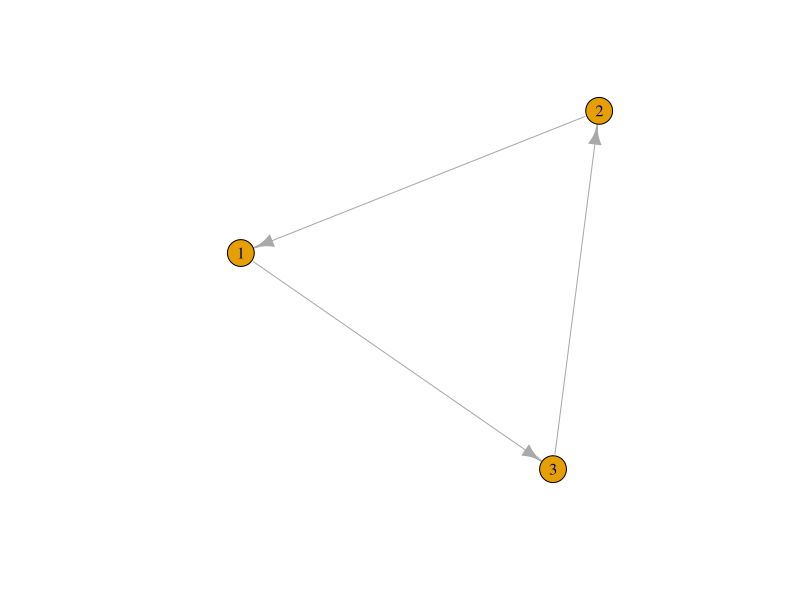
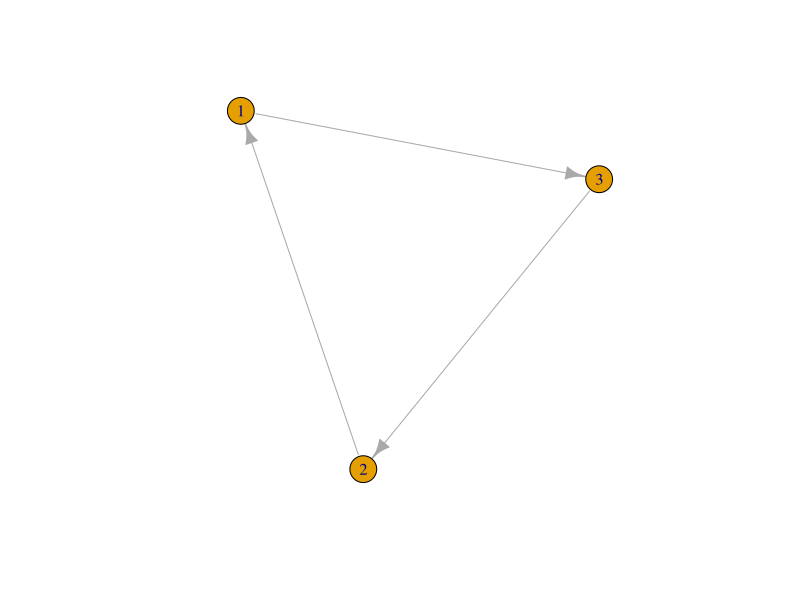
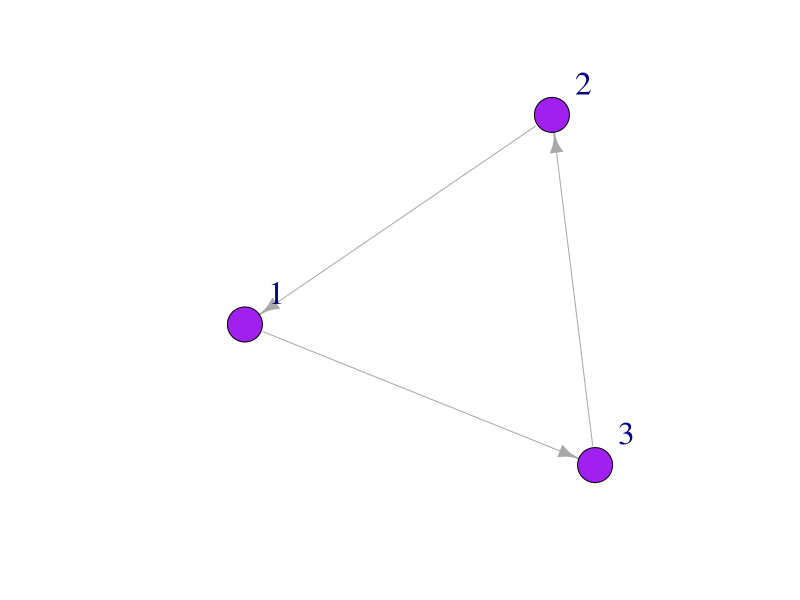
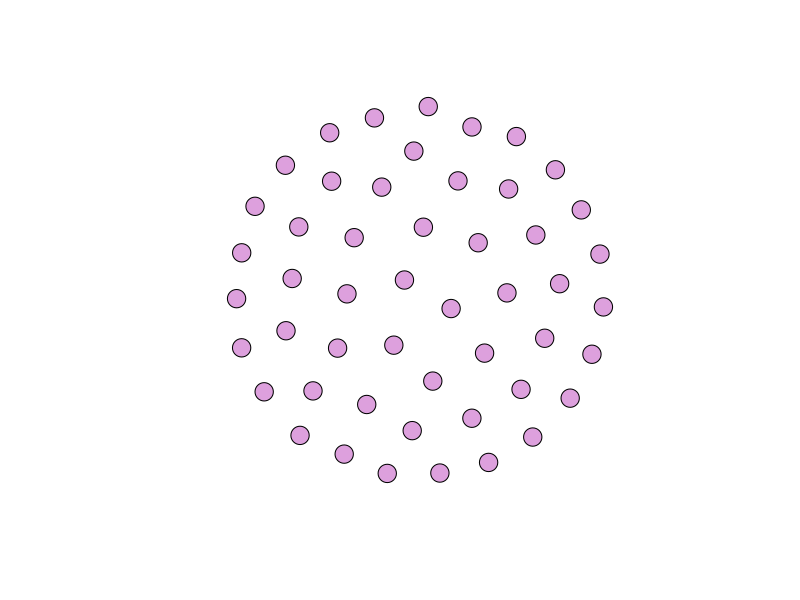
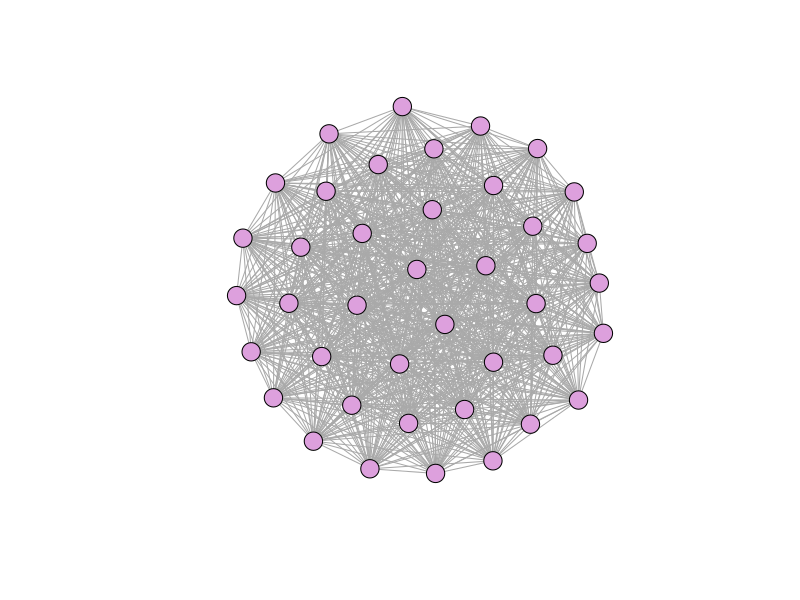
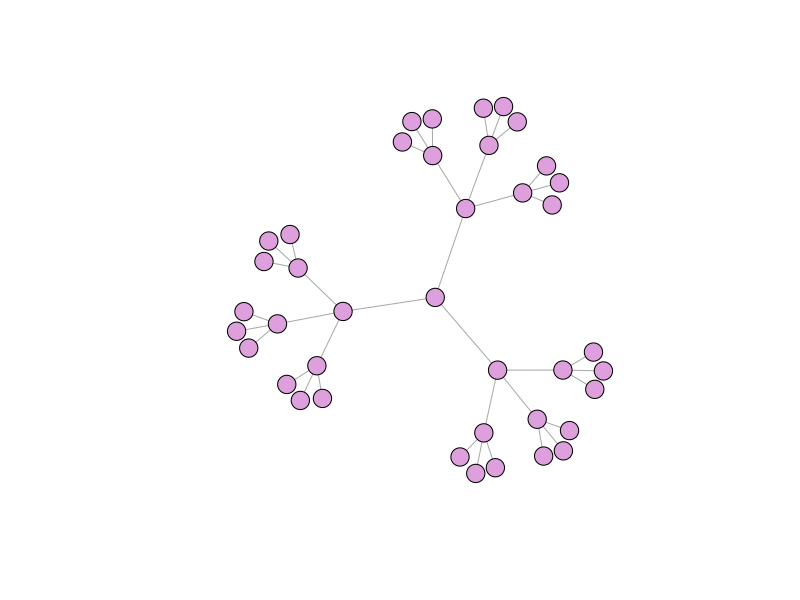
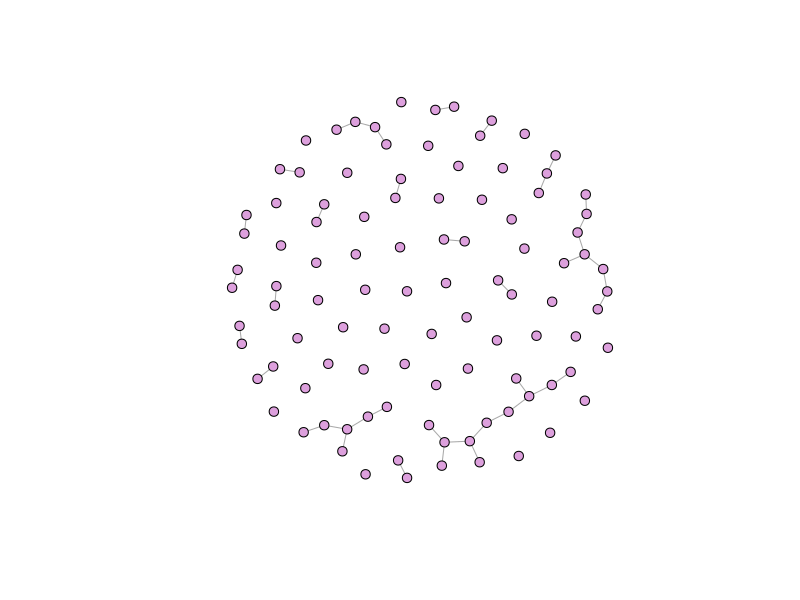
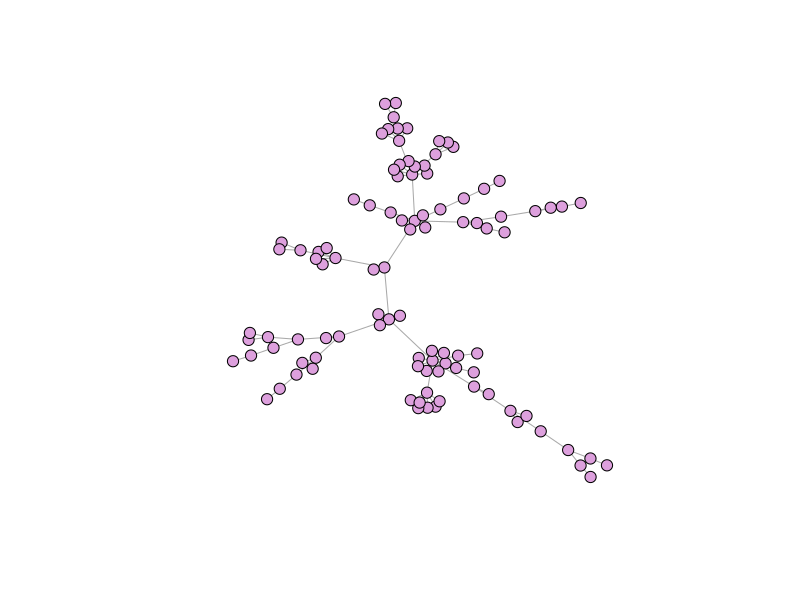

Here is the R script that generated these plots, in order:
## ---- chunk 1
library(igraph)
## ---- chunk 2
mat1 <- matrix(c(0, 1, 0, 0, 0, 1, 1,0, 0), nrow=3, ncol=3) ### matrix function 
mat1
## ---- chunk 3
mat2 <- graph_from_adjacency_matrix(mat1)
plot(mat2, edge.arrow.size = 1) ## set the size of the arrows 
## ---- chunk 4
mat3 <- graph( edges=c(1,3, 3,2, 2,1), n=3, directed=T ) # use graph function and list edges 
plot(mat3, edge.arrow.size = 1)
## ---- chunk 5
plot(mat3, edge.arrow.size = 1, vertex.color = "purple", vertex.size = 20, vertex.label.cex = 2, vertex.label.dist = 3.5)

## ---- chunk 6
eg <- make_empty_graph(50)
plot(eg, vertex.size=10, vertex.label=NA, vertex.color = "plum")
eg
## ---- chunk 7
fg <- make_full_graph(40)
plot(fg, vertex.size=10, vertex.label=NA, vertex.color = "plum")
fg
## ---- chunk 8
tr <- make_tree(40, children = 3, mode = "undirected")
plot(tr, vertex.size=10, vertex.label=NA, vertex.color = "plum") 
## ---- chunk 9
er <- sample_gnm(n=100, m=40) 
plot(er, vertex.size=5, vertex.label=NA, vertex.color = "plum")  
## ---- chunk 10
ba <-  sample_pa(n=100, power=1, m=1,  directed=F)
plot(ba, vertex.size=6, vertex.label=NA, vertex.color = "plum")
## ---- chunk 11
Nodelist <- data.frame(
                    Names =c("Jim", "Carole", "Joe", "Michelle", "Jen", "Pete", "Paul", "Tim", 
                            "Jess", "Mark", "Jill", "Cam", "Kate") ,
                    YearsFarming = c(8.5, 6.5, 4, 1, 3, 10, 5, 5, 5, 1, 1, 6, 6) , 
                    Age = c(22, 31, 25, 21, 22, 35, 42, 27, 26, 33, 26, 28, 22) , 
                    Gender = c("Male", "Female", "Male", "Female", "Female", "Male","Male","Male", "Female", "Male", "Female", "Male", "Female"))
Nodelist       
## ---- chunk 12
Edgelist <- data.frame(
                  From = c("Jim", "Jim", "Jim", "Jill", "Kate", "Pete", "Pete", "Jess", "Jim", "Jim", "Pete"),
                  To = c("Carole", "Jen", "Pete", "Carole", "Joe", "Carole", "Paul", "Mark", "Cam", "Mark", "Tim")
)

## ---- chunk 13
Network <- graph_from_data_frame(d = Edgelist, vertices = Nodelist, directed = T)
Network
E(Network)
V(Network)
## ---- chunk 14
plot(Network, edge.arrow.size = .5, vertex.color = "plum", vertex.label.dist = 2.5)

## ---- chunk 15
g1 <- graph( edges=c(1,3, 3,2, 2,1), n=3, directed=T ) 
g1
plot(g1, edge.arrow.size = .5)
## ---- chunk 16
g2 <- graph(edges = c(1,3, 1,2, 1,4, 2,4), n = 4, directed = F)
g2
plot(g2, edge.arrow.size = .5)
## ---- chunk 17
igraph::graph.density(g2) #graph density
diameter(g2) # diameter
mean_distance(g2) ##mean path length
## ---- chunk 18
g3 <- graph(edges = c(1,3, 1,2, 1,4, 2,4), n = 4, directed = T)
g3
plot(g3, edge.arrow.size = .7)
## ---- chunk 19
g5 <- graph(edges = c(1,2, 2,3, 3,4, 4,5), n = 5, directed = F)
plot(g5, vertex.label.cex = .0001)
## ---- chunk 20
igraph::closeness(g2, vids = V(g2), normalized = TRUE)
igraph::closeness(g2, vids = V(g2), normalized = FALSE)
igraph::betweenness(g2)
## ---- chunk 21
Geodesic <- igraph::distances(g2)
Geodesic ## geodesic matrix
hist(Geodesic)
## ---- chunk 22
Degree_Distribution <- igraph::degree(g3, mode = "total")
hist(Degree_Distribution, xlab = "Node Degree") #all

degIn <- igraph::degree(g3, mode = "in") #in
degOut <- igraph::degree(g3, mode = "out") #out

hist(Degree_Distribution, xlab = "Node Degree") 
hist(degIn, xlab = "Node Degree")
hist(degOut, xlab = "Node Degree")
## ---- chunk 23
igraph::vertex_connectivity(g2)
igraph::transitivity(g2)
## ---- chunk 24
library(igraph)
Nodelist <- data.frame(
                    Names =c("Jim", "Carole", "Joe", "Michelle", "Jen", "Pete", "Paul", "Tim", 
                            "Jess", "Mark", "Jill", "Cam", "Kate") ,
                    YearsFarming = c(8.5, 6.5, 4, 1, 3, 10, 5, 5, 5, 1, 1, 6, 6) , 
                    Age = c(22, 31, 25, 21, 22, 35, 42, 27, 26, 33, 26, 28, 22) , 
                    Gender = c("Male", "Female", "Male", "Female", "Female", "Male","Male","Male", "Female", "Male", "Female", "Male", "Female"))
Edgelist <- data.frame(
                  From = c("Jim", "Jim", "Jim", "Jill", "Kate", "Pete", "Pete", "Jess", "Jim", "Jim", "Pete"),
                  To = c("Carole", "Jen", "Pete", "Carole", "Joe", "Carole", "Paul", "Mark", "Cam", "Mark", "Tim"))

AsMatrix <- graph_from_data_frame(d = Edgelist, vertices = Nodelist, directed = FALSE)
plot(AsMatrix)
Degree_Distribution <- igraph::degree(AsMatrix, mode = "total")
## ---- chunk 25
new1 <- sample_gnm(13, 14, directed = FALSE, loops = FALSE)
h1<- igraph::degree(new1)
hist(h1)
## ---- chunk 26
degamat <- NULL
n <- 50
for(i in 1:n){
  newmatrix <- sample_gnm(13,14, directed = FALSE, loops = FALSE)
  degmat <- igraph::degree(newmatrix)
  degamat<-rbind(degamat,degmat)
}
degamat

hist(degamat, xlim = c(0,7), breaks = 7)
## ---- chunk 27
par(mfrow=c(1,1),
    mar=c(2,2,2,2))
hist(Degree_Distribution, xlab = "Node Degree", xlim = c(0,7), breaks = 3, main = "Observed")
hist(degamat, xlim = c(0,7), breaks = 7, xlab = "Node Degree", main = "Simulated")
